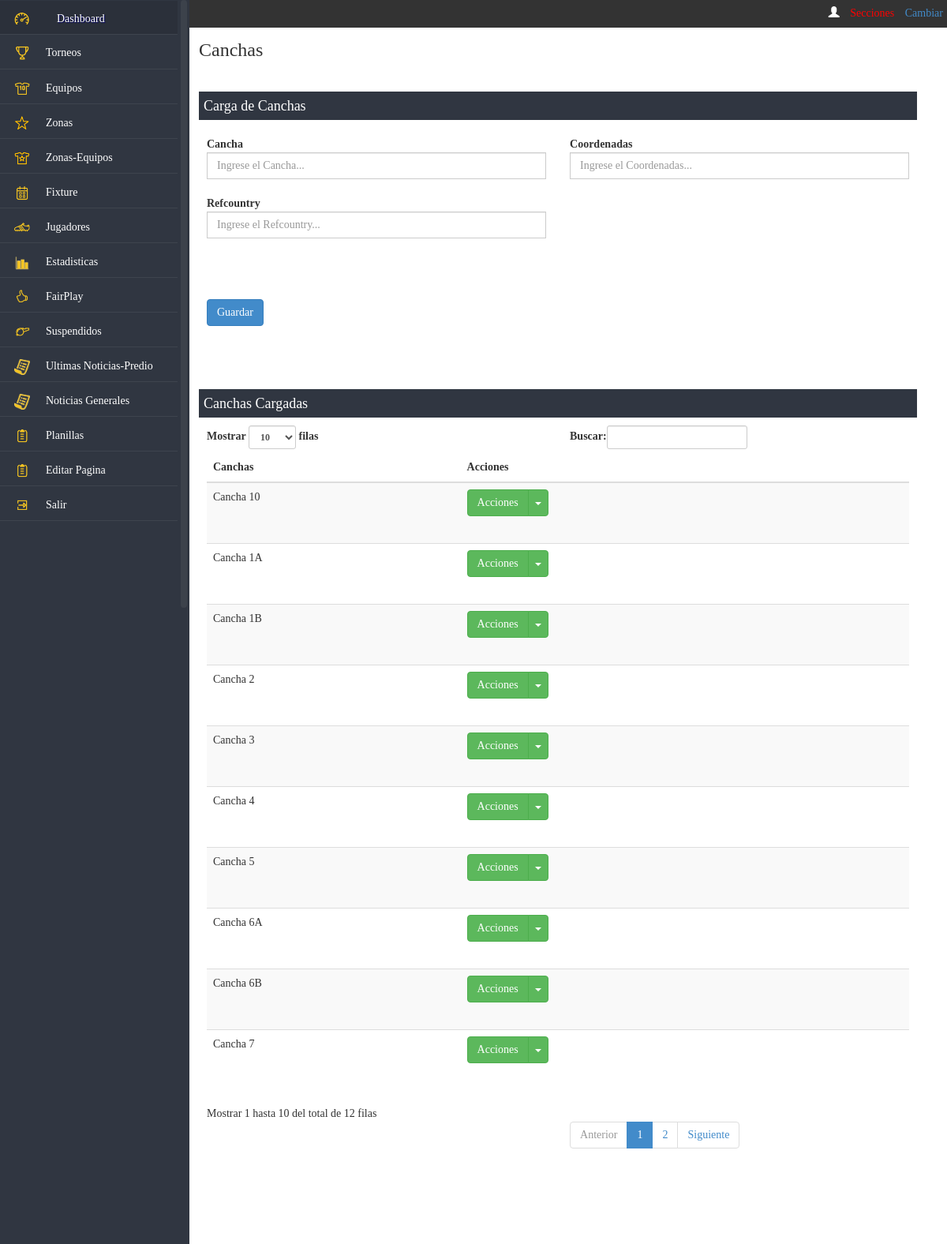
/dashboard/canchas/index.php (signed in), run on the app's committed database.
### tables this page shows
CREATE TABLE IF NOT EXISTS `predio_menu` (
  `idmenu` int(11) NOT NULL AUTO_INCREMENT,
  `url` varchar(45) NOT NULL,
  `icono` varchar(45) DEFAULT NULL,
  `nombre` varchar(45) NOT NULL,
  `Orden` smallint(6) DEFAULT NULL,
  `hover` varchar(45) DEFAULT NULL,
  `permiso` varchar(50) DEFAULT NULL,
  `administracion` bit(1) DEFAULT NULL,
  `torneo` bit(1) DEFAULT NULL,
  `reportes` bit(1) DEFAULT NULL,
  PRIMARY KEY (`idmenu`)
);

CREATE TABLE IF NOT EXISTS `tbcanchas` (
  `idcancha` int(11) NOT NULL AUTO_INCREMENT,
  `cancha` varchar(55) NOT NULL,
  `coordenadas` point DEFAULT NULL,
  `refcountry` int(11) NOT NULL,
  PRIMARY KEY (`idcancha`)
);

### includes/appconfig.php (called while the page is built, shortened)
<?php
class appconfig {
function conexion() {
		$hostname = "localhost";
		$database = "ssaic";
		$username = "root";
		$password = "";
		$conexion = array("hostname" => $hostname,
						  "database" => $database,
						  "username" => $username,
						  "password" => $password);
		return $conexion;
}
}
?>

### includes/funcionesHTML.php (the view, shortened to what this page needs)
<?php
class ServiciosHTML {
function menu($usuario,$titulo,$rol,$torneo,$admin,$torneos,$reportes) {
	$sql = "select idmenu,url,icono, nombre, permiso
				from predio_menu
				where permiso like '%".$rol."%'
					  and administracion = ".$admin."
					  and torneo = ".$torneos."
					  and reportes = ".$reportes."
				order by orden";
	$res = $this->query($sql,0);
	$cadmenu = "";
	while ($row = mysql_fetch_array($res)) {
		if (strpos($row['permiso'],$rol) !== false) {
			if ($row['idmenu'] == 1) {
				$cadmenu = $cadmenu.'<li class="arriba"><div class="'.$row['icono'].'"></div><a href="'.$row['url'].'">'.$row['nombre'].'</a></li>';
			} else {
				$cadmenu = $cadmenu.'<li><div class="'.$row['icono'].'"></div><a href="'.$row['url'].'">'.$row['nombre'].'</a></li>';
			}
		}
	}
	$menu = '
		<div style="background-color:#333; position:absolute; top:0;left:0; height:35px; width:100%; color:#FFF; padding-top:7px;" align="right">
			<ul class="list-inline">
				<li><span class="glyphicon glyphicon-user"></span> '.$usuario.'</li>
				<li><a href="../seccion.php" style="color:#F00;" id="seccionmenu">Secciones </a></li>
				<li style="color:#FC0;">'.$torneo.' <a href="../torneos/cambiartorneo.php"> Cambiar</a></li>
			</ul>
		</div>
		<div style="height:30px;">
		</div>
		<div id="navigation" >
				<nav class="nav col-md-12 col-xs-12">
					<ul>
						'.$cadmenu.'
					</ul>
				</nav>
			 </div>
		</div>';
	return $menu;
}
Function query($sql,$accion) {
		require_once 'appconfig.php';
		$appconfig	= new appconfig();
		$datos		= $appconfig->conexion();
		$hostname	= $datos['hostname'];
		$database	= $datos['database'];
		$username	= $datos['username'];
		$password	= $datos['password'];
		$conex = mysql_connect($hostname,$username,$password) or die ("no se puede conectar".mysql_error());
		$result = mysql_query($sql,$conex);
		return $result;
	}
}
?>

### includes/funciones.php (shortened to what this page needs)
<?php
class Servicios {
	function camposTablaView($cabeceras,$datos,$cantidad) {
		$cadView = '';
		$cadRows = '';
		switch ($cantidad) {
			default:
				$classMod = 'varmodificar';
				$classEli = 'varborrar';
				$idresultados = "resultados";
		}
		while ($row = mysql_fetch_array($datos)) {
			$cadsubRows = '';
			$cadRows = $cadRows.'
					<tr class="'.$row[0].'">
                        	';
			for ($i=1;$i<=$cantidad;$i++) {
				$cadsubRows = $cadsubRows.'<td><div style="height:60px;overflow:auto;">'.($row[$i]).'</div></td>';
			}
			$cadRows = $cadRows.'
                            '.$cadsubRows.'
							<td>
                                <div class="btn-group">
                                    <button class="btn btn-success" type="button">Acciones</button>
                                    <button class="btn btn-success dropdown-toggle" data-toggle="dropdown" type="button">
                                    <span class="caret"></span>
                                    <span class="sr-only">Toggle Dropdown</span>
                                    </button>
                                    <ul class="dropdown-menu" role="menu">
                                        <li>
                                        <a href="javascript:void(0)" class="'.$classMod.'" id="'.$row[0].'">Modificar</a>
                                        </li>
                                        <li>
                                        <a href="javascript:void(0)" class="'.$classEli.'" id="'.$row[0].'">Borrar</a>
                                        </li>
                                    </ul>
                                </div>
                            </td>
                        </tr>
			';
		}
		$cadView = $cadView.'
			<table class="table table-striped table-responsive" id="example">
            	<thead>
                	<tr>
                    	'.$cabeceras.'
                        <th>Acciones</th>
                    </tr>
                </thead>
                <tbody id="'.$idresultados.'">
                	'.$cadRows.'
                </tbody>
            </table>
			<div style="margin-bottom:85px; margin-right:60px;"></div>
		';
		return $cadView;
	}
	function camposTabla($accion,$tabla,$lblcambio,$lblreemplazo,$refdescripcion,$refCampo) {
		$sql	=	"show columns from ".$tabla;
		$res 	=	$this->query($sql,0);
		$camposEscondido = "";
		if ($res == false) {
			return 'Error al traer datos';
		} else {
			$form	=	'';
			while ($row = mysql_fetch_array($res)) {
				$i = 0;
				foreach ($lblcambio as $cambio) {
					if ($row[0] == $cambio) {
						$label = $lblreemplazo[$i];
						$i = 0;
						break;
					} else {
						$label = $row[0];
					}
					$i = $i + 1;
				}
				if ($row[3] != 'PRI') {
					if (strpos($row[1],"decimal") !== false) {
						$form	=	$form.'
						<div class="form-group col-md-6">
							<label for="'.$label.'" class="control-label" style="text-align:left">'.ucwords($label).'</label>
							<div class="input-group col-md-12">
								<span class="input-group-addon">$</span>
								<input type="text" class="form-control" id="'.strtolower($row[0]).'" name="'.strtolower($row[0]).'" value="0" required>
								<span class="input-group-addon">.00</span>
							</div>
						</div>
						';
					} else {
						if ( in_array($row[0],$refCampo) ) {
							$campo = strtolower($row[0]);
							$option = $refdescripcion[array_search($row[0], $refCampo)];
							$form	=	$form.'
							<div class="form-group col-md-6">
								<label for="'.$campo.'" class="control-label" style="text-align:left">'.$label.'</label>
								<div class="input-group col-md-12">
									<select class="form-control" id="'.strtolower($campo).'" name="'.strtolower($campo).'">
										';
							$form	=	$form.$option;
							$form	=	$form.'		</select>
								</div>
							</div>
							';
						} else {
							if (strpos($row[1],"bit") !== false) {
								$label = ucwords($label);
								$campo = strtolower($row[0]);
								$form	=	$form.'
								<div class="form-group col-md-6">
									<label for="'.$campo.'" class="control-label" style="text-align:left">'.$label.'</label>
									<div class="input-group col-md-12 fontcheck">
										<input type="checkbox" class="form-control" id="'.$campo.'" name="'.$campo.'" style="width:50px;" required> <p>Si/No</p>
									</div>
								</div>
								';
							} else {
								if (strpos($row[1],"date") !== false) {
									$label = ucwords($label);
									$campo = strtolower($row[0]);
									$form	=	$form.'
									<div class="form-group col-md-6">
										<label for="'.$campo.'" class="control-label" style="text-align:left">'.$label.'</label>
										<div class="input-group date form_date col-md-6" data-date="" data-date-format="dd MM yyyy" data-link-field="'.$campo.'" data-link-format="yyyy-mm-dd">
											<input class="form-control" size="50" type="text" value="" readonly>
											<span class="input-group-addon"><span class="glyphicon glyphicon-calendar"></span></span>
										</div>
										<input type="hidden" name="'.$campo.'" id="'.$campo.'" value="" />
									</div>
									';
								} else {
									if (strpos($row[1],"time") !== false) {
										$label = ucwords($label);
										$campo = strtolower($row[0]);
										$form	=	$form.'
										<div class="form-group col-md-6">
											<label for="'.$campo.'" class="control-label" style="text-align:left">'.$label.'</label>
											<div class="input-group bootstrap-timepicker col-md-6">
												<input id="timepicker2" name="'.$campo.'" class="form-control">
												<span class="input-group-addon">
<span class="glyphicon glyphicon-time"></span>
</span>
											</div>
										</div>
										';
									} else {
										if (strtolower($row[1]) == 'mediumtext') {
											$label = ucwords($label);
											$campo = strtolower($row[0]);
											$form	=	$form.'
											<div class="form-group col-md-12">
												<label for="'.$campo.'" class="control-label" style="text-align:left">'.$label.'</label>
												<div class="input-group col-md-12">
													<textarea name="'.$campo.'" id="'.$campo.'" rows="200" cols="160">
														Ingrese la noticia.
													</textarea>
												</div>
											</div>
											';
										} else {
											if ((integer)(str_replace('varchar(','',$row[1])) > 200) {
												$label = ucwords($label);
												$campo = strtolower($row[0]);
												$form	=	$form.'
												<div class="form-group col-md-6">
													<label for="'.$campo.'" class="control-label" style="text-align:left">'.$label.'</label>
													<div class="input-group col-md-12">
														<textarea type="text" rows="10" cols="6" class="form-control" id="'.$campo.'" name="'.$campo.'" placeholder="Ingrese el '.$label.'..." required></textarea>
													</div>
												</div>
												';
												} else {
												$label = ucwords($label);
												$campo = strtolower($row[0]);
												$form	=	$form.'
												<div class="form-group col-md-6">
													<label for="'.$campo.'" class="control-label" style="text-align:left">'.$label.'</label>
													<div class="input-group col-md-12">
														<input type="text" class="form-control" id="'.$campo.'" name="'.$campo.'" placeholder="Ingrese el '.$label.'..." required>
													</div>
												</div>
												';
											}
										}
									}
								}
							}
						}
					}
				} else {
					$camposEscondido = $camposEscondido.'<input type="hidden" id="accion" name="accion" value="'.$accion.'"/>';
				}
			}
			$formulario = $form."<br><br>".$camposEscondido;
			return $formulario;
		}
	}
	function TraerCanchas() {
		$sql = "select idcancha, cancha from tbcanchas order by idcancha";
		return $this-> query($sql,0);
	}
	function query($sql,$accion) {
		require_once 'appconfig.php';
		$appconfig	= new appconfig();
		$datos		= $appconfig->conexion();
		$hostname	= $datos['hostname'];
		$database	= $datos['database'];
		$username	= $datos['username'];
		$password	= $datos['password'];
		$conex = mysql_connect($hostname,$username,$password) or die ("no se puede conectar".mysql_error());
		        $error = 0;
		$result=mysql_query($sql,$conex);
		if($error==1){
			mysql_query("ROLLBACK");
			return false;
		}
		 else{
			return $result;
		}
	}
	}
?>

### data on the page
predio_menu: nombre "Dashboard"
predio_menu: nombre "Torneos"
predio_menu: nombre "Equipos"
predio_menu: nombre "Zonas"
predio_menu: nombre "Zonas-Equipos"
predio_menu: nombre "Fixture"
predio_menu: nombre "Jugadores"
predio_menu: nombre "Estadisticas"
predio_menu: nombre "FairPlay"
predio_menu: nombre "Suspendidos"
predio_menu: nombre "Ultimas Noticias-Predio"
predio_menu: nombre "Noticias Generales"
predio_menu: nombre "Planillas"
predio_menu: nombre "Editar Pagina"
predio_menu: nombre "Salir"
tbcanchas: cancha "Cancha 1A"
tbcanchas: cancha "Cancha 2"
tbcanchas: cancha "Cancha 3"
tbcanchas: cancha "Cancha 4"
tbcanchas: cancha "Cancha 5"
tbcanchas: cancha "Cancha 6A"
tbcanchas: cancha "Cancha 7"
tbcanchas: cancha "Cancha 10"
tbcanchas: cancha "Cancha 1B"
tbcanchas: cancha "Cancha 6B"

### other printed values
$label "Cancha Coordenadas Refcountry"
